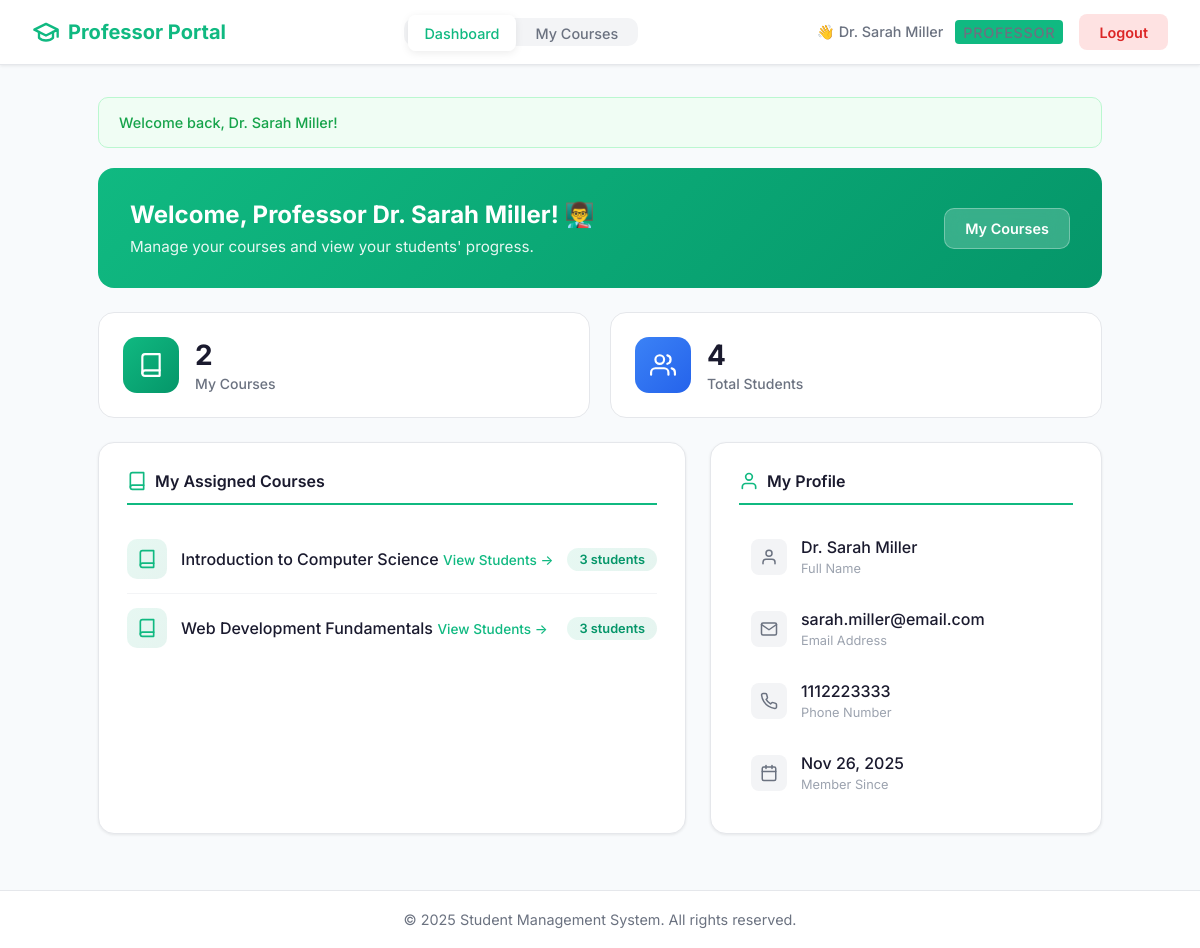
Page /professor/dashboard.php (signed in) on the committed database.
### tables this page shows
CREATE TABLE IF NOT EXISTS courses (
    id INT PRIMARY KEY AUTO_INCREMENT,
    course_name VARCHAR(100) NOT NULL
);

CREATE TABLE IF NOT EXISTS users (
    id INT PRIMARY KEY AUTO_INCREMENT,
    name VARCHAR(100) NOT NULL,
    email VARCHAR(255) NOT NULL UNIQUE,
    password VARCHAR(255) NOT NULL,
    phone VARCHAR(20) NOT NULL,
    role ENUM('student', 'professor', 'admin') DEFAULT 'student',
    created_at DATETIME DEFAULT CURRENT_TIMESTAMP
);

### config/session.php (called while the page is built, shortened)
<?php
function getCurrentUserName()
{
    return $_SESSION['user_name'] ?? null;
}
function getFlashMessage()
{
    if (isset($_SESSION['flash'])) {
        $flash = $_SESSION['flash'];
        return $flash;
    }
    return null;
}

### includes/functions.php (called while the page is built, shortened)
<?php
function escape($data)
{
    return htmlspecialchars($data, ENT_QUOTES, 'UTF-8');
}

### professor/dashboard.php (the view, shortened to what this page needs)
<?php
require_once '../config/session.php';
require_once '../includes/functions.php';
$pdo = getDBConnection();
$userId = getCurrentUserId();
$stmt = $pdo->prepare("SELECT COUNT(*) as total FROM professor_courses WHERE professor_id = ?");
$stmt->execute([$userId]);
$myCourses = $stmt->fetch()['total'];
$stmt = $pdo->prepare("
    SELECT COUNT(DISTINCT e.student_id) as total
    FROM enrollments e
    INNER JOIN professor_courses pc ON e.course_id = pc.course_id
    WHERE pc.professor_id = ?
");
$stmt->execute([$userId]);
$totalStudents = $stmt->fetch()['total'];
$stmt = $pdo->prepare("
    SELECT c.id, c.course_name,
           (SELECT COUNT(*) FROM enrollments e WHERE e.course_id = c.id) as student_count
    FROM courses c
    INNER JOIN professor_courses pc ON c.id = pc.course_id
    WHERE pc.professor_id = ?
    ORDER BY c.course_name
");
$stmt->execute([$userId]);
$courses = $stmt->fetchAll();
$stmt = $pdo->prepare("SELECT name, email, phone, created_at FROM users WHERE id = ?");
$stmt->execute([$userId]);
$userDetails = $stmt->fetch();
include '../includes/header.php';
$flash = getFlashMessage();
?>
<div class="container">
    <?php if ($flash) : ?>
        <div class="alert alert-<?php echo escape($flash['type']); ?>">
            <?php echo escape($flash['message']); ?>
        </div>
    <?php endif; ?>
    <div class="welcome-card">
        <div class="welcome-content">
            <h2>Welcome, Professor <?php echo escape(getCurrentUserName()); ?>! 👨‍🏫</h2>
            <p>Manage your courses and view your students' progress.</p>
        </div>
        <div class="welcome-actions">
            <a href="my-courses.php" class="btn">My Courses</a>
        </div>
    </div>
    <div class="dashboard-grid">
        <div class="stat-card">
            <div class="stat-icon green">
                <svg xmlns="http://www.w3.org/2000/svg" viewBox="0 0 24 24" fill="none" stroke="currentColor" stroke-width="2" stroke-linecap="round" stroke-linejoin="round">
                    <path d="M4 19.5A2.5 2.5 0 0 1 6.5 17H20"></path>
                    <path d="M6.5 2H20v20H6.5A2.5 2.5 0 0 1 4 19.5v-15A2.5 2.5 0 0 1 6.5 2z"></path>
                </svg>
            </div>
            <div class="stat-content">
                <h3><?php echo $myCourses; ?></h3>
                <p>My Courses</p>
            </div>
        </div>
        <div class="stat-card">
            <div class="stat-icon blue">
            </div>
            <div class="stat-content">
                <h3><?php echo $totalStudents; ?></h3>
                <p>Total Students</p>
            </div>
        </div>
    </div>
    <div class="content-grid">
        <div class="card">
            <h3 class="section-title">
                <svg xmlns="http://www.w3.org/2000/svg" width="20" height="20" viewBox="0 0 24 24" fill="none" stroke="#10b981" stroke-width="2" stroke-linecap="round" stroke-linejoin="round">
                    <path d="M4 19.5A2.5 2.5 0 0 1 6.5 17H20"></path>
                    <path d="M6.5 2H20v20H6.5A2.5 2.5 0 0 1 4 19.5v-15A2.5 2.5 0 0 1 6.5 2z"></path>
                </svg>
                My Assigned Courses
            </h3>
            <?php if (count($courses) > 0) : ?>
                <ul class="course-list">
                    <?php foreach ($courses as $course) : ?>
                        <li>
                            <div class="course-info">
                                <div class="course-icon">
                                    <svg xmlns="http://www.w3.org/2000/svg" viewBox="0 0 24 24" fill="none" stroke="currentColor" stroke-width="2" stroke-linecap="round" stroke-linejoin="round">
                                        <path d="M4 19.5A2.5 2.5 0 0 1 6.5 17H20"></path>
                                        <path d="M6.5 2H20v20H6.5A2.5 2.5 0 0 1 4 19.5v-15A2.5 2.5 0 0 1 6.5 2z"></path>
                                    </svg>
                                </div>
                                <div>
                                    <span class="course-name"><?php echo escape($course['course_name']); ?></span>
                                    <a href="students.php?course_id=<?php echo $course['id']; ?>" class="view-students-link">
                                        View Students →
                                    </a>
                                </div>
                            </div>
                            <span class="student-count"><?php echo $course['student_count']; ?> students</span>
                        </li>
                    <?php endforeach; ?>
                </ul>
            <?php endif; ?>
        </div>
        <div class="card">
            <h3 class="section-title">
                <svg xmlns="http://www.w3.org/2000/svg" width="20" height="20" viewBox="0 0 24 24" fill="none" stroke="#10b981" stroke-width="2" stroke-linecap="round" stroke-linejoin="round">
                    <path d="M20 21v-2a4 4 0 0 0-4-4H8a4 4 0 0 0-4 4v2"></path>
                    <circle cx="12" cy="7" r="4"></circle>
                </svg>
                My Profile
            </h3>
            <div class="profile-info">
                <div class="profile-item">
                    <div class="icon-wrapper">
                        <svg xmlns="http://www.w3.org/2000/svg" viewBox="0 0 24 24" fill="none" stroke="currentColor" stroke-width="2" stroke-linecap="round" stroke-linejoin="round">
                            <path d="M20 21v-2a4 4 0 0 0-4-4H8a4 4 0 0 0-4 4v2"></path>
                            <circle cx="12" cy="7" r="4"></circle>
                        </svg>
                    </div>
                    <div class="info">
                        <span><?php echo escape($userDetails['name']); ?></span>
                        <small>Full Name</small>
                    </div>
                </div>
                <div class="profile-item">
                    <div class="icon-wrapper">
                        <svg xmlns="http://www.w3.org/2000/svg" viewBox="0 0 24 24" fill="none" stroke="currentColor" stroke-width="2" stroke-linecap="round" stroke-linejoin="round">
                            <path d="M4 4h16c1.1 0 2 .9 2 2v12c0 1.1-.9 2-2 2H4c-1.1 0-2-.9-2-2V6c0-1.1.9-2 2-2z"></path>
                            <polyline points="22,6 12,13 2,6"></polyline>
                        </svg>
                    </div>
                    <div class="info">
                        <span><?php echo escape($userDetails['email']); ?></span>
                        <small>Email Address</small>
                    </div>
                </div>
                <div class="profile-item">
                    <div class="icon-wrapper">
                    </div>
                    <div class="info">
                        <span><?php echo escape($userDetails['phone']); ?></span>
                        <small>Phone Number</small>
                    </div>
                </div>
                <div class="profile-item">
                    <div class="icon-wrapper">
                    </div>
                    <div class="info">
                        <span><?php echo date('M d, Y', strtotime($userDetails['created_at'])); ?></span>
                        <small>Member Since</small>
                    </div>
                </div>
            </div>
        </div>
    </div>
</div>
<?php include '../includes/footer.php'; ?>

### includes/header.php (style rules this page uses)
* { margin: 0; padding: 0; box-sizing: border-box; }
body { font-family: 'Inter', -apple-system, BlinkMacSystemFont, 'Segoe UI', Roboto, sans-serif; background-color: #f8fafc; min-height: 100vh; display: flex; flex-direction: column; color: #1a1a2e; }
.btn { display: inline-flex; align-items: center; justify-content: center; gap: 0.5rem; padding: 0.6rem 1.25rem; border: none; border-radius: 8px; cursor: pointer; text-decoration: none; font-size: 0.9rem; font-weight: 600; font-family: inherit; transition: all 0.3s ease; }
.container { max-width: 1200px; margin: 0 auto; padding: 2rem; flex: 1; }
.card { background-color: white; border-radius: 16px; box-shadow: 0 1px 3px rgba(0,0,0,0.08); padding: 1.75rem; margin-bottom: 1.5rem; border: 1px solid #e5e7eb; }
.alert { padding: 1rem 1.25rem; border-radius: 10px; margin-bottom: 1.25rem; font-size: 0.9rem; font-weight: 500; }
.alert-success { background-color: #f0fdf4; color: #16a34a; border: 1px solid #bbf7d0; }

### professor/dashboard.php (style rules this page uses)
.dashboard-grid { display: grid; grid-template-columns: repeat(auto-fit, minmax(240px, 1fr)); gap: 1.25rem; margin-bottom: 1.5rem; }
.stat-card { background: white; border-radius: 16px; padding: 1.5rem; border: 1px solid #e5e7eb; display: flex; align-items: center; gap: 1rem; transition: all 0.3s ease; }
.stat-icon { width: 56px; height: 56px; border-radius: 14px; display: flex; align-items: center; justify-content: center; }
.stat-icon svg { width: 26px; height: 26px; color: white; }
.stat-icon.green { background: linear-gradient(135deg, #10b981, #059669); }
.stat-icon.blue { background: linear-gradient(135deg, #3b82f6, #2563eb); }
.stat-content h3 { font-size: 1.75rem; color: #1a1a2e; font-weight: 700; margin-bottom: 0.15rem; }
.stat-content p { color: #6b7280; font-size: 0.875rem; font-weight: 500; }
.welcome-card { background: linear-gradient(135deg, #10b981 0%, #059669 100%); border-radius: 16px; padding: 2rem; color: white; margin-bottom: 1.5rem; display: flex; justify-content: space-between; align-items: center; flex-wrap: wrap; gap: 1.5rem; }
.welcome-content h2 { font-size: 1.5rem; font-weight: 700; margin-bottom: 0.5rem; }
.welcome-content p { opacity: 0.9; font-size: 0.95rem; }
.welcome-actions { display: flex; gap: 0.75rem; }
.welcome-actions .btn { background: rgba(255,255,255,0.2); color: white; border: 1px solid rgba(255,255,255,0.3); padding: 0.7rem 1.25rem; border-radius: 10px; text-decoration: none; font-weight: 600; font-size: 0.9rem; transition: all 0.3s ease; backdrop-filter: blur(10px); }
.content-grid { display: grid; grid-template-columns: 1.5fr 1fr; gap: 1.5rem; }
.section-title { font-size: 1rem; color: #1a1a2e; margin-bottom: 1.25rem; padding-bottom: 0.75rem; border-bottom: 2px solid #10b981; font-weight: 600; display: flex; align-items: center; gap: 0.5rem; }
.course-list { list-style: none; }
.course-list li { padding: 0.875rem 0; border-bottom: 1px solid #f3f4f6; display: flex; align-items: center; justify-content: space-between; gap: 0.875rem; transition: all 0.2s ease; }
.course-list li:last-child { border-bottom: none; }
.course-info { display: flex; align-items: center; gap: 0.875rem; }
.course-list .course-icon { width: 40px; height: 40px; background: linear-gradient(135deg, rgba(16,185,129,0.1), rgba(5,150,105,0.1)); border-radius: 10px; display: flex; align-items: center; justify-content: center; }
.course-list .course-icon svg { width: 20px; height: 20px; color: #10b981; }
.course-list .course-name { color: #1a1a2e; font-weight: 500; }
.student-count { background: linear-gradient(135deg, rgba(16,185,129,0.1), rgba(5,150,105,0.1)); color: #059669; padding: 0.25rem 0.75rem; border-radius: 20px; font-size: 0.8rem; font-weight: 600; }
.profile-info { display: flex; flex-direction: column; gap: 0.5rem; }
.profile-item { display: flex; align-items: center; gap: 0.875rem; padding: 0.75rem; border-radius: 10px; transition: all 0.2s ease; }
.profile-item .icon-wrapper { width: 36px; height: 36px; background-color: #f3f4f6; border-radius: 8px; display: flex; align-items: center; justify-content: center; }
.profile-item svg { width: 18px; height: 18px; color: #6b7280; }
.profile-item .info span { color: #1a1a2e; font-weight: 500; display: block; }
.profile-item .info small { color: #9ca3af; font-size: 0.8rem; }
.view-students-link { color: #10b981; text-decoration: none; font-size: 0.85rem; font-weight: 500; }

### rows in the picture
courses: course_name "Introduction to Computer Science", student_count "3"
courses: course_name "Web Development Fundamentals", student_count "3"
users: name "Dr. Sarah Miller", email "sarah.miller@email.com", phone "1112223333", created_at "Nov 26, 2025"

### other values in the picture
getCurrentUserName() "Dr. Sarah Miller"
$flash['message'] "Welcome back, Dr. Sarah Miller!"
$myCourses "2"
$totalStudents "4"
